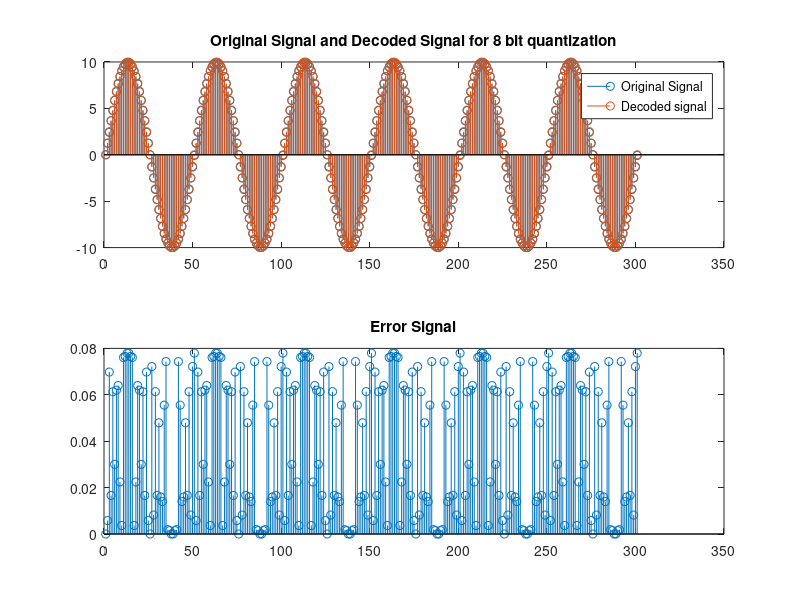
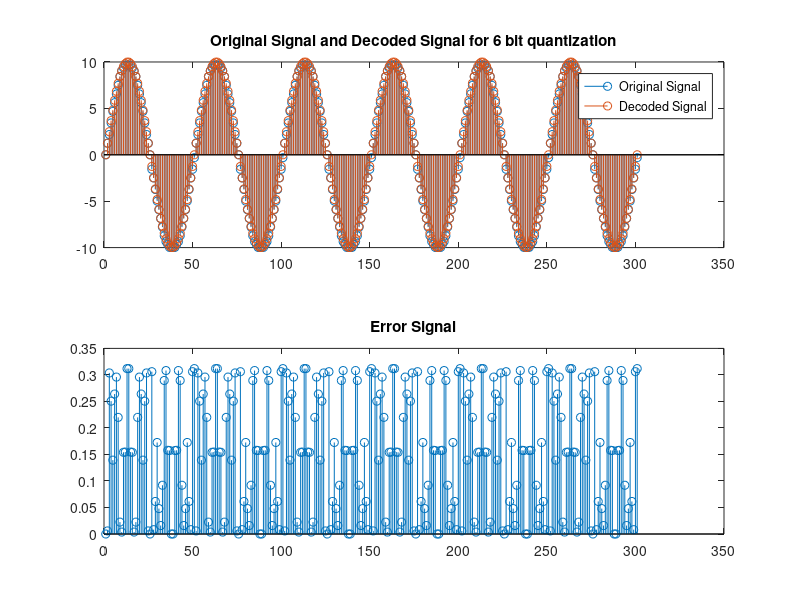
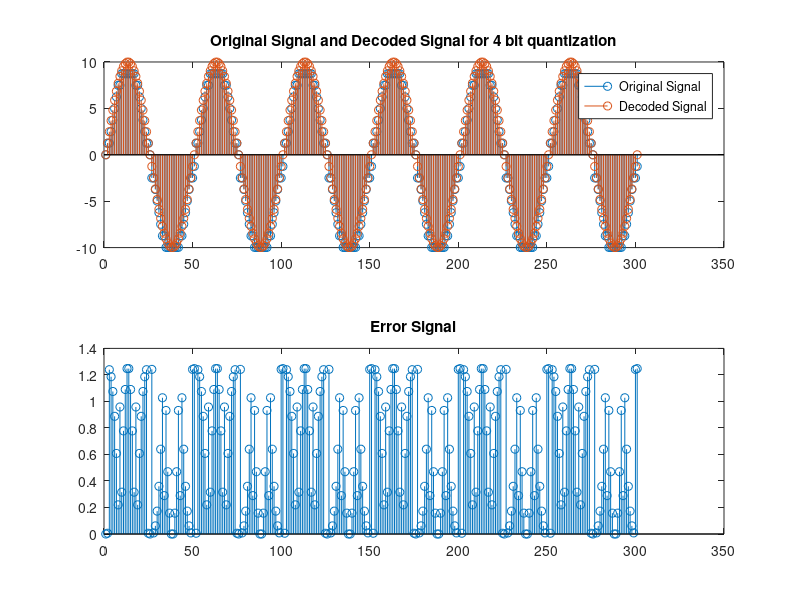

MATLAB code to generate these figures, in order:
%phase 2-3
t=0:0.01:3;
input_sig=10*sin(2*pi*2.*t);



%% 8-bit quantization

encoded_signal_8=uencode(input_sig,8,max(input_sig));

[a,i]=max(input_sig);

decoded_signal_8=udecode(encoded_signal_8,8,max(input_sig));
sample_axis=1:length(input_sig);
%%plot(u,recorded_double);
figure
ax1 = subplot(2,1,1);
stem(ax1,sample_axis,decoded_signal_8);
hold on
stem(ax1,sample_axis,input_sig);
title(ax1,'Original Signal and Decoded Signal for 8 bit quantization');
legend(ax1,'Original Signal','Decoded signal');
error_signal_8=input_sig-decoded_signal_8;
error_signal_power_8=error_signal_8.*error_signal_8;
ax2=subplot(2,1,2);
stem(ax2,sample_axis,error_signal_8);
title(ax2,'Error Signal');
min_error_signal_8=min(error_signal_8);
max_error_signal_8=max(error_signal_8);
mean_error_signal_8=mean(abs(error_signal_8));

%% 6-bit quantization

encoded_signal_6=uencode(input_sig,6,max(input_sig));

[a,i]=max(input_sig);

decoded_signal_6=udecode(encoded_signal_6,6,max(input_sig));
sample_axis=1:length(input_sig);
%%plot(u,recorded_double);
figure
ax1 = subplot(2,1,1);
stem(ax1,sample_axis,decoded_signal_6);
hold on
stem(ax1,sample_axis,input_sig);
title(ax1,'Original Signal and Decoded Signal for 6 bit quantization');
legend(ax1,'Original Signal','Decoded Signal');
error_signal_6=input_sig-decoded_signal_6;
error_signal_power_6=error_signal_6.*error_signal_6;
ax2=subplot(2,1,2);
stem(ax2,sample_axis,error_signal_6);
title(ax2,'Error Signal');
min_error_signal_6=min(error_signal_6);
max_error_signal_6=max(error_signal_6);
mean_error_signal_6=mean(abs(error_signal_6));
%% 4-bit quantization

encoded_signal_4=uencode(input_sig,4,max(input_sig));

[a,i]=max(input_sig);

decoded_signal_4=udecode(encoded_signal_4,4,max(input_sig));
sample_axis=1:length(input_sig);
%%plot(u,recorded_double);
figure
ax1 = subplot(2,1,1);
stem(ax1,sample_axis,decoded_signal_4);
hold on
stem(ax1,sample_axis,input_sig);
title(ax1,'Original Signal and Decoded Signal for 4 bit quantization');
legend(ax1,'Original Signal','Decoded Signal');
error_signal_4=input_sig-decoded_signal_4;
error_signal_power_4=error_signal_4.*error_signal_4;
ax2=subplot(2,1,2);
stem(ax2,sample_axis,error_signal_4);
title(ax2,'Error Signal');
min_error_signal_4=min(error_signal_4);
max_error_signal_4=max(error_signal_4);
mean_error_signal_4=mean(abs(error_signal_4));
